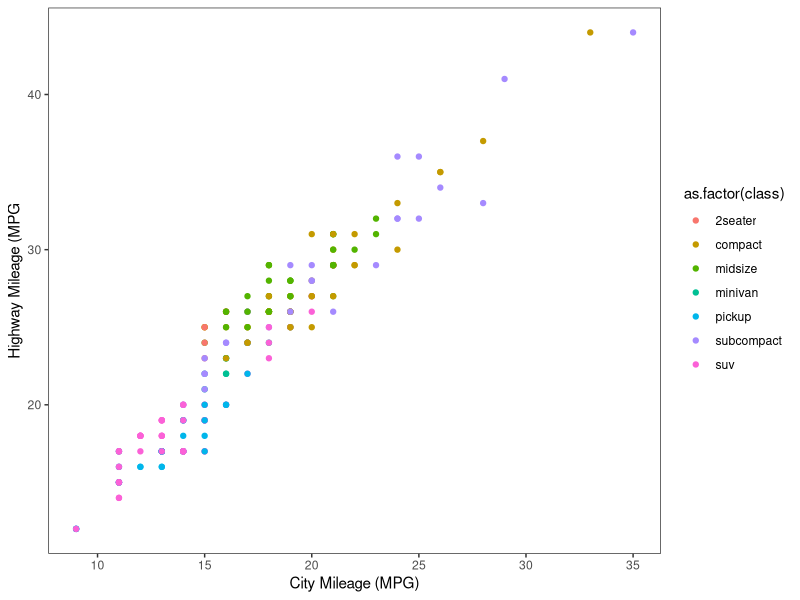
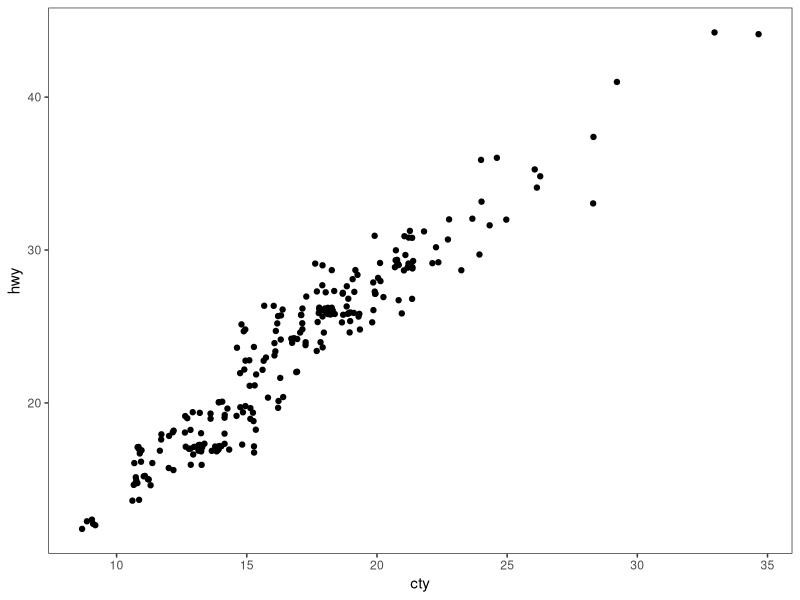
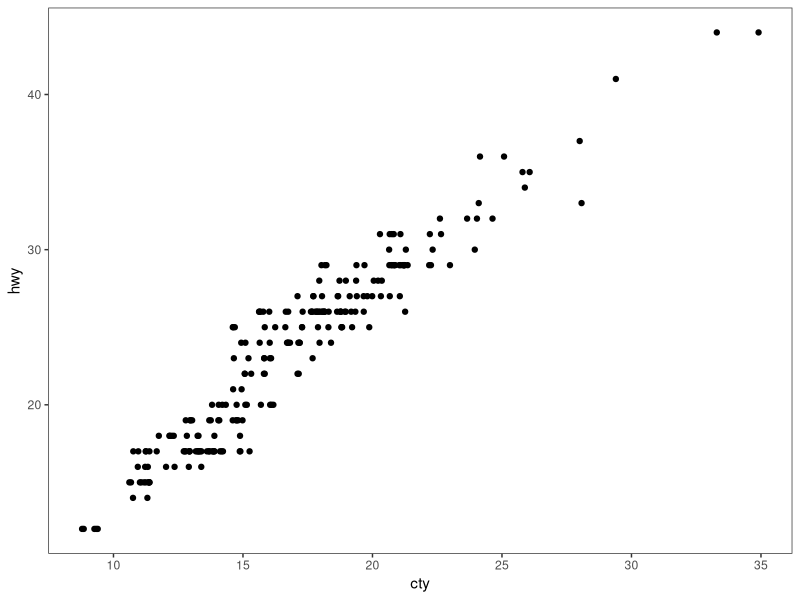
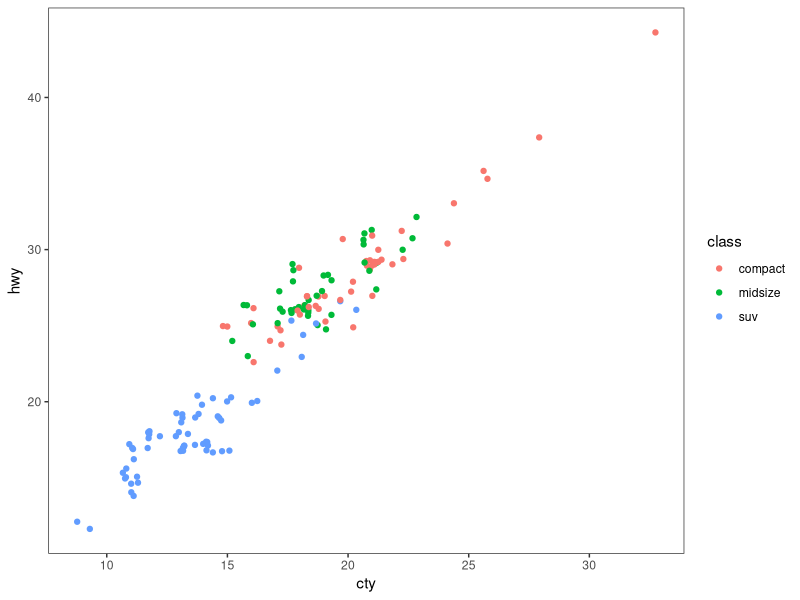
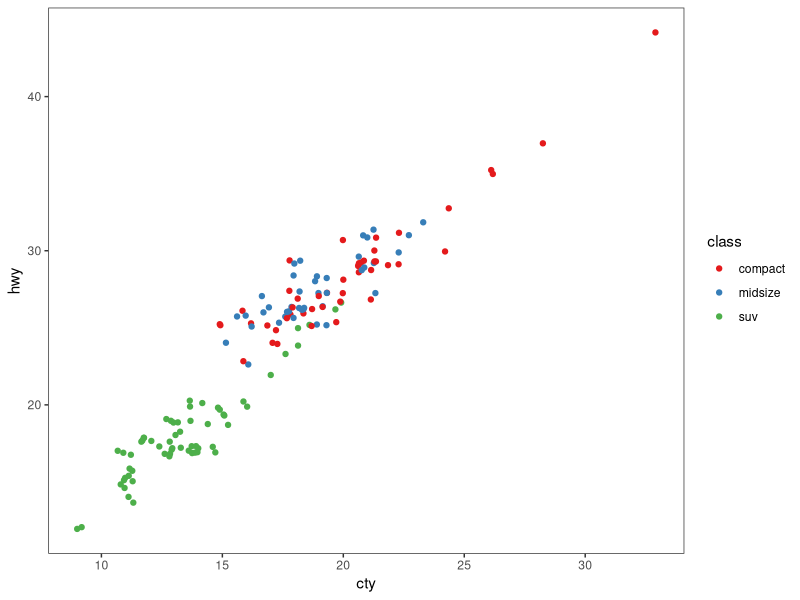
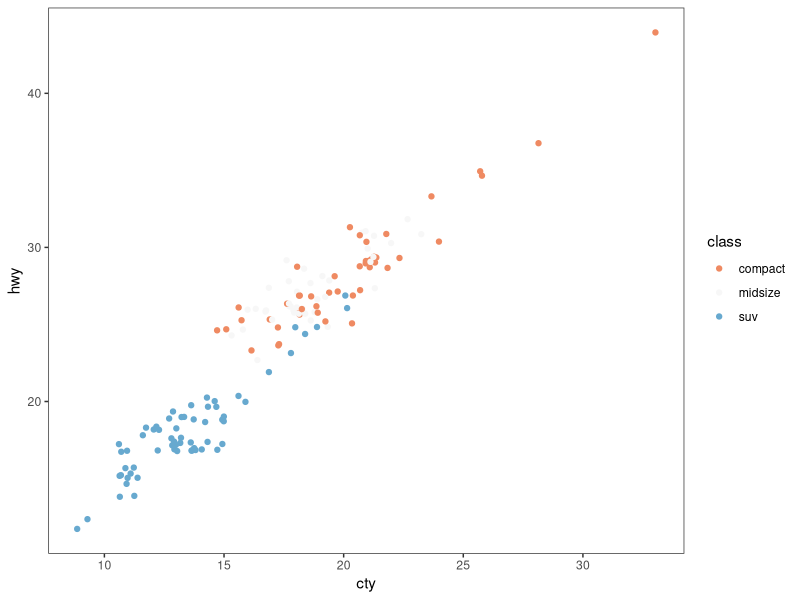
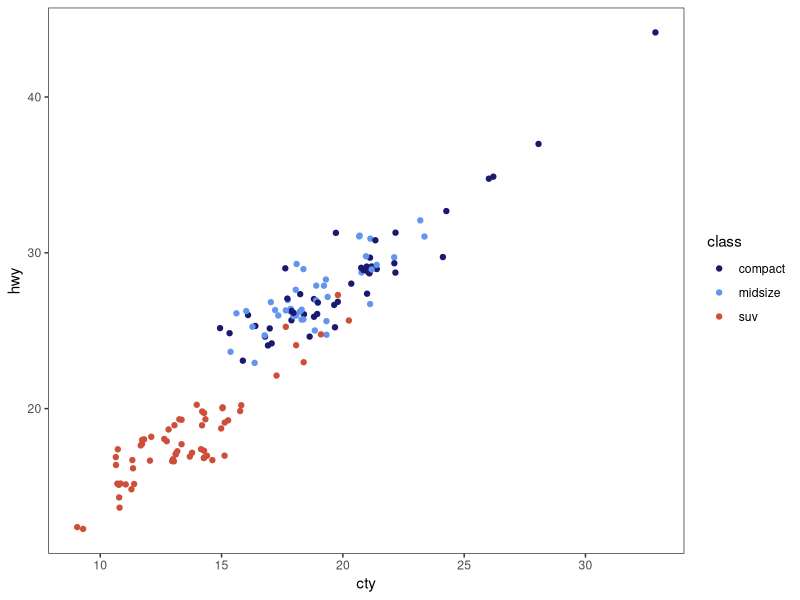
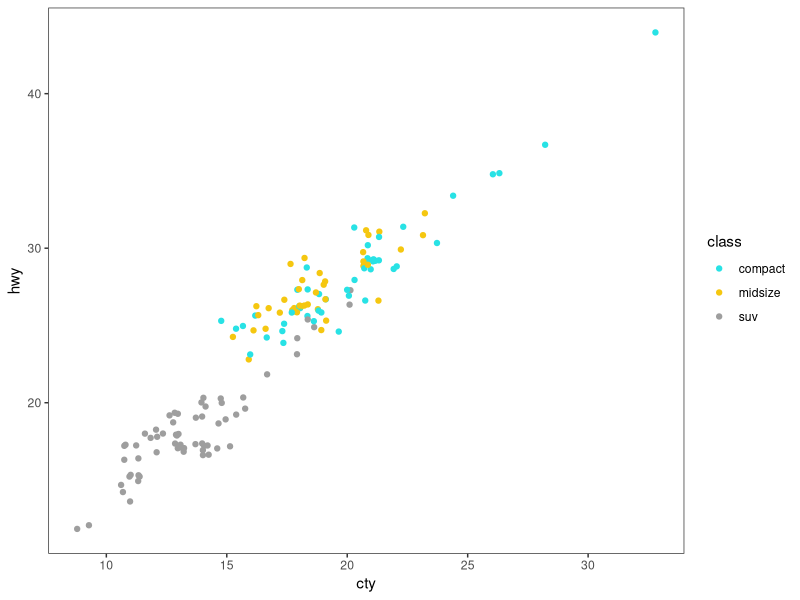

Recreate these plots in R, in order. (Note: this script raises an error after producing the figures.)
# ---------------------------------------------------------- #
#### MODULE 3: Plot even more data!                       ####               
# ---------------------------------------------------------- #

## OBJECTIVE:
# 1. To develop a "grammar of graphics".
# 2. To become comfortable using ggplot2 for exploratory data visualization.


# ---------------------------------------------------------- #
#### SET UP:                                              ####
# ---------------------------------------------------------- #
# REMINDER: In RStudio, open the Rproject for our course (UNCG_DataWrangling), 
# pull any changes from GitHub, and navigate to the branch you created for 
# yourself (just a single branch for the whole semester) in RStudio's Git tab.
# Open this week's assignment in this new branch to complete and submit on GitHub.
# Ideally, you'll commit your answers a bit at a time as you work through
# this assignment, rather than committing all at once at the end.

# Reminder of some helpful resources for graphing in R:
# ggplot Cookbook: http://www.cookbook-r.com/Graphs/
# Official ggplot2 Book: https://ggplot2-book.org/
# Themes in ggplot2: https://ggplot2-book.org/polishing.html#themes

# In ggplot2, aesthetic means “something you can see”. Each aesthetic is a
# mapping between a visual cue and a variable.
# Examples include:
# position (i.e., on the x and y axes)
# color (“outside” color)
# fill (“inside” color)
# shape (of points)
# line type
# size

# Each type of geometric object (geom) accepts only a subset of all aesthetics.
# Refer to the geom help pages to see what mappings each geom accepts. Aesthetic
# mappings are set with the aes() function.

# TASK: We will be using the ggplot2 package for graphing. Fortunately, ggplot2 
# is nested within the tidyverse package (along with many others).
# Start by writing code to load the tidyverse library.
# HINT: see the end of assignment #1 if you forgot how to load a package.
library(tidyverse)

# TASK: Write code below to set your theme to black and white and both your major
# AND minor gridlines to element_blank for all plots you'll be making today.
# HINT: Check back to last week's assignment section 1.9 for setting themes for
# all plots.
theme_set(theme_bw())
theme_update(panel.grid.major=element_blank(),
             panel.grid.minor=element_blank())

# ---------------------------------------------------------- #
#### 1.0 CORRELATION                                      ####
# ---------------------------------------------------------- #

# We learned how to make correlations last week, but it never hurts to get
# more practice! Let's start by using a data set built into ggplot2.
# The mpg dataset looks at the gas efficiency of different cars. Run the following
# code to load the data:
data(mpg, package = "ggplot2")

# TASK: Create a scatterplot (i.e., a dot plot) to relate city and highway mileage.
# Color the points by the class of car (class column) and label the x and y axis 
# to be more informative (City Mileage (MPG) vs Highway Mileage (MPG)).
# HINT: Refer back to last week's assignment or the ggplot help resources if you 
# forget how to make a scatterplot.
ggplot(data=mpg, aes(x=cty, y=hwy))+
  geom_point(aes(color=as.factor(class)))+
  xlab("City Mileage (MPG)")+
  ylab("Highway Mileage (MPG")

# Looks alright, but the graph may be hiding some information...
# QUESTION: How many data points are in the mpg dataframe?
## there are 234 observations

# QUESTION: Approximately how many dots are in the graph you just made? How does
# that compare to the number of observations in the dataframe?
## around 80, this is much less than the number of observations

# Try another correlation-focused geom that addresses this problem by running
# the following code:
ggplot(data=mpg, aes(x=cty, y=hwy)) + 
  geom_jitter()


# QUESTION: What happened when you created the plot with geom_jitter?
## it looks like it's using all of the observations, it is also a lot more clustered rather than grid like which
## is what geom_point returned

# QUESTION: Run the code to create a plot using geom_jitter a second time. Then run it
# again and again. What happens each time? Why is this happening?
## it's shifting the data points and changing the scales of the x and y axis. it adds variation to the location
## of each point

# TASK: The default in geom_jitter is to jitter (or slightly move) the points away
# from each other in both the x and y directions. Check the help file for geom_jitter
# and write code below to make a graph where you jitter points in only the x-dimension
# by 0.5.
ggplot(data=mpg, aes(x=cty, y=hwy)) + 
  geom_jitter(height=F)

# ---------------------------------------------------------- #
#### 1.1 DETOUR! COLORS, COLORS, COLORS                   ####
# ---------------------------------------------------------- #

# Our world is so colorful, and our graphs can be too! But we want to be mindful
# of our color choices to not only be beautiful, but also informative and accessible.

# TASK: Create a new dataframe that filters our mpg data down to only information
# for car classes compact, midsize, and suv using an %in% statement. Name your 
# new dataframe mpgSubset.
# HINT: Refer back to the Transform assignment if you want help with %in% (or 
# try googling!)
mpgSubset <- mpg %>% 
  filter(mpg$class %in% c("compact", "midsize", "suv"))

# ggplot has lots of nice (and some not so nice) built-in color palettes that we 
# can use to fill our bars with color. Try running the following code:
ggplot(data=mpgSubset, aes(x=cty, y=hwy, color=class)) +
  geom_jitter()

# The code above supplies us with ggplot's default color palette, which I find not
# so pleasing. Let's try to change this!

# We can add a statement specifying the scale of colors we would prefer. One way
# to do this is to use other pre-set palettes from ggplot. Run the code below to 
# ask ggplot to use the color brewer's palette called Set 1.
ggplot(data=mpgSubset, aes(x=cty, y=hwy, color=class)) +
  geom_jitter() +
  scale_color_brewer(palette="Set1")

# Alternatively, we could use the "RdBu" palette:
ggplot(data=mpgSubset, aes(x=cty, y=hwy, color=class)) +
  geom_jitter() +
  scale_color_brewer(palette="RdBu")

# QUESTION: Investigate the color brewer's range of palettes at this website: 
# https://r-graph-gallery.com/38-rcolorbrewers-palettes.html
# What do you notice about the colors chosen from each of the palettes that we
# used above? (i.e., does it use the first three colors in the palette? The last
# three? Some other combination?)
## Set1 used the first three colors
## RdBu used the middle three colors it looks like

# We could also pick out EXACTLY which colors we want for our figure. 
# There are 4 main ways to specify colors in R:
### by name
### by number
### by Hex code
### with the rgb() function

# By Name: R allows you to call more than 600 colors by name! Run the following
# code to see a list:
colors()

# We can put in the colors we chose for each variable by adding the 
# scale_color_manual() function to our plot. Try it out by running the following
# code:
ggplot(data=mpgSubset, aes(x=cty, y=hwy, color=class)) +
  geom_jitter() +
  scale_color_manual(values=c('midnightblue', 'cornflowerblue', 'tomato3'))


# You can also chose colors by number, which are assigned in R.

# TASK: Copy and paste the code to make our scatterplot and replace the color names
# with three numbers of your choice (between 1 and 657). How does your new figure look?
# HINT: remember to remove the quotation marks when calling numbers.
ggplot(data=mpgSubset, aes(x=cty, y=hwy, color=class)) +
  geom_jitter() +
  scale_color_manual(values=c(5, 23, 200))

# QUESTION: How do you think you could figure out which color name belongs to
# each color number?
# HINT: Try creating a dataframe from color() by passing it into the
# as.data.frame() function.

# You can also chose colors by Hex code. A Hex color code is a 6-symbol code made
# of up to three 2-symbol elements (6 symbols in length all together). Each of 
# the 2-symbol elements represents a color value in the Red-Green-Blue (RGB) color
# scale from 0 to 255. Hex codes are written with a # in front of them. Let's try
# out calling our colors using hex code.
ggplot(data=mpgSubset, aes(x=cty, y=hwy, color=class)) +
  geom_jitter() +
  scale_color_manual(values=c('#191970', '#6495ED', '#FF6347'))

# There are two great things about hex codes. First, you can call ANY color you 
# want with a hex code. That is, you're not limited to the 657 colors that are
# in ggplot. By specifying the color by hex code, you can pick literally anything!

# TASK: Google the search term "color picker". This should bring up google's color
# picker (in addition to a billion other color picking websites). Use this color
# picker to generate the hex codes for three new colors of your choice. Then copy
# and paste the above code, replacing the hex codes with your color choices.
ggplot(data=mpgSubset, aes(x=cty, y=hwy, color=class)) +
  geom_jitter() +
  scale_color_manual(values=c('#d99aec', '#9aecd0', '#9ab5ed'))

# The second great thing about hex codes is that you can control the transparency
# of your colors. Transparency is set in a hex code by adding two extra symbols
# to the end, which together make up the "alpha" element. Adding 00 to the end 
# of your hex code will make your color completely transparent, while adding FF 
# to the end will make it completely opaque. Any number/letters in-between will 
# result in partial transparency. You can find a complete list of transparencies
# between 0-100% here: https://gist.github.com/lopspower/03fb1cc0ac9f32ef38f4

# TASK: Try out transparency by copying and pasting your graph code below and
# adding the alpha element to the end of each of your hex codes to make your
# first color 0% transparent, your second color 50% transparent, and your third
# color 100% transparent.
ggplot(data=mpgSubset, aes(x=cty, y=hwy, color=class)) +
  geom_jitter() +
  scale_color_manual(values=c('#d99aec00', '#9aecd080', '#9ab5edFF'))

# QUESTION: What happened to the point that you set to 100% transparent?
## it isn't visible

# Finally, we can set our colors using the rgb() function. This operates very
# similarly to the hex code, where you can pick exactly the color and transparency
# you want. Try it out by running the following code:
ggplot(data=mpgSubset, aes(x=cty, y=hwy, color=class)) +
  geom_jitter() +
  scale_color_manual(values=c(rgb(.10, .10, .44, .5), rgb(.39, .58, .93, .5), rgb(1.0, .39, .28, .5)))

# TASK: Modify the above code to make all of your points 50% transparent.

# There are so many inventive and artistic people in the world who have expanded
# the offerings for colors in ggplot. Check out some notable ones listed below
# when choosing colors for this assignment.
### Color-blind friendly palettes: https://github.com/JLSteenwyk/ggpubfigs
### Color palettes from vintage National Parks posters: https://github.com/katiejolly/nationalparkcolors
### Color palettes based on Wes Anderson movies: https://github.com/karthik/wesanderson
### Color palettes from famous Dutch paintings: https://github.com/EdwinTh/dutchmasters


# ---------------------------------------------------------- #
#### 1.2 DETOUR! LEGENDS                                  ####
# ---------------------------------------------------------- #

# When you specify colors in your ggplot code, R throws in a bonus legend for free!
# However, this legend is often not as clear or visually appealing as we might 
# prefer. But as with all geometric objects in ggplot, legends can be easily altered.

# Run the following code to create a scatter plot. Feel free to modify the colors
# as you prefer!
ggplot(data=mpgSubset, aes(x=cty, y=hwy, color=class)) +
  geom_jitter()

# QUESTION: Where did ggplot get the legend title and values from?
## the legend values are from the class of vehicle and the title is the title of the class column

# We could change the title and values in our legend by altering the dataframe
# we are passing into ggplot. But that seems a bit drastic. Instead, we can 
# lean on the same code that specifies our color picks to alter the legend text.
# Try it out by running the following code:
ggplot(data=mpgSubset, aes(x=cty, y=hwy, color=class)) + 
  geom_jitter() + 
  scale_color_manual(values=c('#FCBA03', '#380754', '#496916'), # assigning the colors
                     name='Class of Car', # specifying the legend title
                     breaks=c('suv', 'midsize', 'compact'), # setting the order of values in the legend
                     labels=c('SUV', 'Midsize', 'Compact')) # renaming the values in the legend


# TASK: Label each line of the code above with what it is doing.
# HINT: Check the scale_color_manual help file or ggplot Cookbook for more info.


# IMPORTANT: It is important to pay attention to the order you provide ggplot with 
# your color choices and legend labels! Try running the following code:
ggplot(data=mpgSubset, aes(x=cty, y=hwy, color=class)) + 
  geom_jitter() + 
  scale_color_manual(values=c('#FCBA03', '#380754', '#496916'), 
                     name='Class of Car', 
                     breaks=c('suv', 'midsize', 'compact'), 
                     labels=c('Compact', 'SUV', 'Midsize')) 


# QUESTION: What is wrong with the code above? Why is it so important to be
# careful with the order you pass information into ggplot?
## the labels we set on the last line of code are in the wrong order. 
## ggplot ignored the order we set using breaks and ordered the values by the labels=c()


# While changing the legend text and factor order takes place in the scale_color_manual
# step, moving the legend around on the graph page is part of the graph theme. We
# can try this out using the code below:
ggplot(data=mpgSubset, aes(x=cty, y=hwy, color=class)) + 
  geom_jitter() + 
  theme(legend.position='bottom')


# TASK: Modify the code above to have the legend display along the bottom of
# the figure.


# We can also have the legend located within the area of the graph itself! We can 
# do this by specifying the coordinates for where the legend should go within the
# graph axes. First we set the legend position and then we set the anchoring 
# position by justifying the legend.
### bottom left: 0,0
### bottom right: 1,0
### top left: 0,1
### top right: 1,1

# Try it out by running the following code:
ggplot(data=mpgSubset, aes(x=cty, y=hwy, color=class)) + 
  geom_jitter() + 
  theme(legend.position=c(1,0), legend.justification=c(1,0))

# QUESTION: What happens if you don't include the code for legend justification
# above?
## it doesn't stay within the bounds of the graph

# TASK: Copy and paste the code from above. Modify it to place the legend in the
# upper left part of the graph.
ggplot(data=mpgSubset, aes(x=cty, y=hwy, color=class)) + 
  geom_jitter() + 
  theme(legend.position=c(0,1), legend.justification=c(0,1))

# Finally, we might want to remove the legend altogether! We would do so by
# modifying the theme as well. 

# TASK: Check the ggplot cookbook to find the legends section. Read what it says 
# about removing the legend. Then copy and paste the graph code from above. Modify
# the code to remove the legend.
ggplot(data=mpgSubset, aes(x=cty, y=hwy, color=class)) + 
  geom_jitter() + 
  theme(legend.position = "none")

# ---------------------------------------------------------- #
#### 2.0 DEVIATION                                        ####
# ---------------------------------------------------------- #

# Used to compare variation in values between small number of items (or categories) 
# with respect to a fixed reference.

# Whether the graphical type is a deviation graph or a composition graph (or a 
# ranking graph) may depend on the underlying data structure.

# We used geom_bar() last week with factor data to create a bar graph. But
# geom_bar() is a bit tricky because it can make EITHER a bar graph or a histogram
# depending on the data you give it. The default of geom_bar() is to set stat to 
# count so if you give it just a continuous x value, it will make a histogram. Try
# it with the following code:
ggplot(data=mpg, aes(x=hwy)) + 
  geom_bar()

# In order to have the geom create bars and not a histogram, you must:
# 1) Set stat = identity
# 2) Provide both an x and a y inside the aes(), where x is either a character 
# or factor and y is numeric.

# TASK: Create a dataframe of summary statistics for the mpg data, calculating the
# mean, standard deviation, and standard error for highway mpg grouping by class.
# Name the resulting dataframe highwayMPG and your new variables hwy_mean, hwy_sd,
# and hwy_se.
# HINT: Look back at the Transform assignment if you forget how to summarize the
# data. Also recall, standard error = 1.96*standard deviation.
highwayMPG <- mpg %>% 
  group_by(class) %>% 
  summarise(across(.cols="hwy",
                 .fns=list(mean=mean, sd=sd))) %>% 
  mutate(hwy_se=hwy_sd*1.96)

# TASK: Create a bar graph showing the average highway MPG on the y-axis and 
# car class on the x-axis. Fill the bars by class. Add in error bar caps that are 20%
# the width pf the bars.
# HINT: Don't forget to change stat from the default in your geom_bar() statement!
ggplot(data=highwayMPG, aes(x=class, y=hwy_mean))+
  geom_bar(aes(fill=as.factor(class)), stat="identity")+
  geom_errorbar(width=.2, aes(ymin=hwy_mean-hwy_se, ymax=hwy_mean+hwy_se))

# ---------------------------------------------------------- #
#### 2.1 DETOUR! COLORS AND LEGENDS, AGAIN                ####
# ---------------------------------------------------------- #

# Recall that some geometric elements require fills instead of (or sometimes in
# addition to) colors.

# TASK: Create a bar graph with the mpg summary stats with the following parameters:
# (1) Black bar outline
# (2) Bars filled with the color brewer palette "Dark2" using the scale_fill_manual
#     statement
# (3) No legend
# (4) Informative x- and y-axis labels. 

# HINT: Carefully consider whether your color and/or fill should go within an aes() 
# statement, the scale_fill_manual or scale_color_manual statements, or neither.
# If in doubt, try a bunch of ways until it looks how we want it. And consult 
# your helpful ggplot resources on the web.
ggplot(data=highwayMPG, aes(x=class, y=hwy_mean))+
  geom_bar(aes(fill=as.factor(class)),stat="identity", color="black")+
  scale_fill_brewer(palette="Dark2")+
  geom_errorbar(width=.2, aes(ymin=hwy_mean-hwy_se, ymax=hwy_mean+hwy_se))+
  theme(legend.position="none")+
  xlab("Vehicle Class")+
  ylab("Average Highway Mileage (mpg)")

# ---------------------------------------------------------- #
#### 2.2 DETOUR! AXIS MODIFICATIONS                       ####
# ---------------------------------------------------------- #

# Run the following code, feeling free to modify colors as you prefer:
ggplot(data=highwayMPG, aes(x=class, y=hwy_mean, fill=class)) +
  geom_bar(stat='identity') 

# QUESTION: Where is ggplot getting the x-axis tick labels from?
## the different values in the class column

# Often our tick labels are not the best. We can modify them to be more informative
# or visually appealing by directly modifying the dataframe, but again this feels
# a bit extreme. Instead, we can directly modify the scale of the axis. For axes
# that deal with categories, we are setting the discrete scale. Try it out by
# running the following code:
ggplot(data=highwayMPG, aes(x=class, y=hwy_mean, fill=class)) +
  geom_bar(stat='identity') +
  scale_x_discrete(labels=c('sport', 'compact', 'midsize', 'minivan', 'pickup', 'subcompact', 'SUV'))

# We can also change the scale of the continuous axes, including how large they are
# and where the tick marks fall as follows:
ggplot(data=highwayMPG, aes(x=class, y=hwy_mean, fill=class)) +
  geom_bar(stat='identity') +
  scale_y_continuous(breaks=seq(0, 50, 10)) +
  coord_cartesian(ylim=c(0,50))

# QUESTION: Try running the code above without the coord_cartesian() statement. 
# What is surprising about the resulting graph? Based on this result, what do you
# think the coord_cartesian() statement does?
## it fits the graph to the tallest bars. the coord_cartesian() statement fixes the size of the y-axis scale

# We can also add a statement into the scale discrete or continuous statements
# to name our axes, rather than putting in a whole separate step of xlab() or ylab().
# Try it out with the following code:
ggplot(data=highwayMPG, aes(x=class, y=hwy_mean, fill=class)) +
  geom_bar(stat='identity') +
  scale_x_discrete(name='Class of Car') +
  scale_y_continuous(name='Mean Highway MPG')


# Finally, we can flip our axes easily in ggplot as follows:
ggplot(data=highwayMPG, aes(x=class, y=hwy_mean, fill=class)) +
  geom_bar(stat='identity') +
  coord_flip()


# TASK: Let's put it all together. Make a graph of the mpg summary stats with the
# following specifications:
# (1) color by class of car using a color scheme of your choice (not the default)
# (2) plot the class of car on the x-axis and the highway MPG on the y axis
# (3) include better names for the x- and y-axis titles
# (4) include better names for the car classes
# (5) set the scale of the highway mpg to run from 0 to 30 with breaks every 5 
# (6) flip your axes
# (7) remove the legend
ggplot(data=highwayMPG, aes(x=class, y=hwy_mean, fill=class))+
  geom_bar(stat="identity")+
  scale_fill_brewer(palette="Set2")+
  scale_x_discrete(labels=c("2 Seater", "Compact", "Midsize", "Minivan", "Pickup", "Subcompact", "SUV"),
                   name = "Car Class")+
  scale_y_continuous(breaks=seq(0, 30, 5),
                     name = "Average Highway Mileage (mpg)") +
  coord_cartesian(ylim=c(0,30))+
  coord_flip()+
  theme(legend.position = "none")

# ---------------------------------------------------------- #
#### 3.0 RANKING                                          ####
# ---------------------------------------------------------- #
# Used to compare the position or performance of multiple items with respect to 
# each other. Actual values matters somewhat less than the ranking.

# TASK: Create a dataframe of summary statistics for the mpg data, calculating the
# mean, standard deviation, and standard error for CITY mpg grouping by class.
# Name the resulting dataframe cityMPG and your new variables city_mean, city_sd,
# and city_se.
# HINT: Look back at the Transform assignment if you forget how to summarize the
# data. Also, standard error = 1.96*standard deviation.
cityMPG <- mpg %>% 
  group_by(class) %>% 
  summarise(across(.cols="cty",
                   .fns=list(mean=mean, sd=sd))) %>% 
  mutate(cty_se=cty_sd*1.96)

# Now we want to plot our data in order from smallest to largest city MPG to get
# a ranking. To do so, we need to use the reorder() function to rearrange the data
# going into our x-axis.
ggplot(cityMPG, aes(x=reorder(class, cty_mean), y=cty_mean)) + 
  geom_bar(stat="identity")

# TASK: Recreate the above ranking figure to include the following:
# (1) class of car on the x-axis with informative axis and tick labels
# (2) MPG ordered from highest to lowest (hint: try google if you're unsure)
# (3) bars with dary grey outlines and filled by class with your favorite color scheme
# (4) error bars with end caps 30% the width of the bars
# (5) y-axis from 0 to 30 with tick marks every 5
# (6) no legend.
ggplot(cityMPG, aes(x=reorder(class, cty_mean, decreasing = T), y=cty_mean, fill=class)) + 
  geom_bar(stat="identity")+
  scale_x_discrete(name = "Vehicle Class",
                   labels = c("Pickup", "SUV", "2 Seater", "Minivan", "Midsize", "Compact", "Subcompact"))+
  scale_fill_brewer(palette="Set3")+
  geom_errorbar(width=.3, aes(ymin=cty_mean-cty_se, ymax=cty_mean+cty_se))+
  scale_y_continuous(breaks=seq(0, 30, 5),
                     name = "Average City Mileage (mpg)") +
  coord_cartesian(ylim=c(0,30))+
  theme(legend.position = "none")
  

# ---------------------------------------------------------- #
#### 4.0 DISTRIBUTION                                     ####
# ---------------------------------------------------------- #
# When you have lots and lots of data points and want to study where and how the
# data points are distributed.

# Histograms can be accomplished with either geom_bar() or geom_histogram()
ggplot(mpg, aes(hwy)) + 
  geom_histogram()

# TASK: Recreate the graph above, but using geom_bar() instead
ggplot(mpg, aes(hwy))+
  geom_histogram()

# TASK: Try making a histogram with the categorical variable 'manufacturer'.
# What error message do you get?
ggplot(mpg, aes(manufacturer))+
  geom_histogram()
## it requires a continuous x aesthetic

# QUESTION: What happens when you follow the advice of the error message and 
# make stat='count'?
ggplot(mpg, aes(manufacturer)) + 
  geom_histogram(stat="count")


# TASK: Make a boxplot comparing the distribution of cty (city mileage) for
# each class of car.
# HINT: Look back to last week if you forget how to make a boxplot.
ggplot(data=mpg, aes(x=class, y=cty))+
  geom_boxplot()


# We can also make a different type of distribution, a violin plot using the 
# geom_violin statement as follows:
ggplot(mpg, aes(x=class, y=cty)) + 
  geom_violin()

# QUESTION: What does a violin plot show? Check google if you're unsure.
## it shows the approximate frequency of data points in each region

# ---------------------------------------------------------- #
#### 5.0 COMPOSITION                                      ####
# ---------------------------------------------------------- #
# Bar charts and pie charts are classic ways of showing composition of a dataset.

# TASK: Let's get some data for this task by determining the number of cars from 
# each car manufacturer in our mpg dataframe. We can do this as follows:
manufacturerFreq <- mpg %>% 
  group_by(manufacturer) %>% 
  summarize(frequency=length(manufacturer)) %>% 
  ungroup()

# TASK: Make a bar graph of the number of cars (frequency) by manufacturer using
# the dataframe we created above.


# We can switch the bar chart you created above into a pie chart simply by changing
# the coordinate system through a series of steps as follows:

ggplot(manufacturerFreq, aes(x=manufacturer, y=frequency)) +
  geom_bar(stat="identity") +
  coord_polar()

ggplot(manufacturerFreq, aes(x=manufacturer, y=frequency, fill=manufacturer)) +
  geom_bar(stat="identity") +
  coord_polar()

ggplot(manufacturerFreq, aes(x="", y=frequency, fill=manufacturer)) +
  geom_bar(stat="identity", width=1) +
  coord_polar()

ggplot(manufacturerFreq, aes(x="", y=frequency, fill=manufacturer)) +
  geom_bar(stat="identity", width=1) +
  coord_polar(theta="y")

ggplot(manufacturerFreq, aes(x="", y=frequency, fill=manufacturer)) +
  geom_bar(stat="identity", width=1) +
  coord_polar(theta="y", start=0) +
  theme_void() +
  theme(legend.title = element_text(size = 12.5), 
        legend.text  = element_text(size = 8.5),
        legend.key.size = unit(.75, "lines"))

# TASK: Annotate the code below to describe what each line does:
ggplot(manufacturerFreq, aes(x="", y=frequency, fill=manufacturer)) +
  geom_bar(stat="identity", width=1) +
  coord_polar(theta="y", start=0) +
  theme_void() +
  theme(legend.title = element_text(size = 12.5), 
        legend.text  = element_text(size = 8.5),
        legend.key.size = unit(.75, "lines"))


# ---------------------------------------------------------- #
#### 6.0 CHANGE                                           ####
# ---------------------------------------------------------- #

# Time series are often best visualized with line graphs. Let's try this out
# with some new data:
data("economics")

# TASK: Use the economics dataset to plot the number of people who are unemployed
# over time (unemploy vs date). Make a scatterplot, then connect the points with 
# lines using geom_line().
# HINT: use ?economics to get more information about this dataset.




# ---------------------------------------------------------- #
#### GROUPS AND MAPS                                      ####
# ---------------------------------------------------------- #

# Let's save these for group project options, this assignment is really long!









# REMEMBER: Save and push your script when you're done with this assignment!
